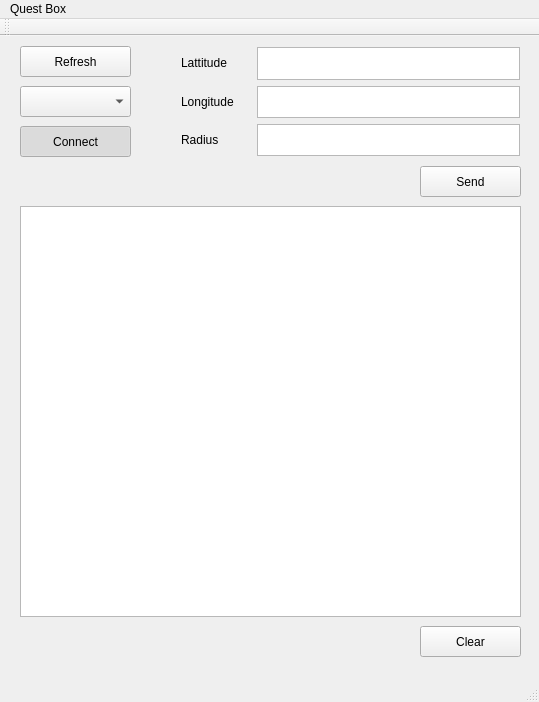
<?xml version="1.0" encoding="UTF-8"?>
<ui version="4.0">
 <class>MainWindow</class>
 <widget class="QMainWindow" name="MainWindow">
  <property name="geometry">
   <rect>
    <x>0</x>
    <y>0</y>
    <width>539</width>
    <height>702</height>
   </rect>
  </property>
  <property name="windowTitle">
   <string>MainWindow</string>
  </property>
  <widget class="QWidget" name="centralWidget">
   <widget class="QTextEdit" name="serialIn">
    <property name="geometry">
     <rect>
      <x>20</x>
      <y>170</y>
      <width>501</width>
      <height>411</height>
     </rect>
    </property>
   </widget>
   <widget class="QPushButton" name="pushButton">
    <property name="geometry">
     <rect>
      <x>420</x>
      <y>590</y>
      <width>101</width>
      <height>31</height>
     </rect>
    </property>
    <property name="text">
     <string>Clear</string>
    </property>
   </widget>
   <widget class="QPushButton" name="sendButton">
    <property name="geometry">
     <rect>
      <x>420</x>
      <y>130</y>
      <width>101</width>
      <height>31</height>
     </rect>
    </property>
    <property name="text">
     <string>Send</string>
    </property>
   </widget>
   <widget class="QPushButton" name="PortRefresh">
    <property name="geometry">
     <rect>
      <x>20</x>
      <y>10</y>
      <width>111</width>
      <height>31</height>
     </rect>
    </property>
    <property name="sizePolicy">
     <sizepolicy hsizetype="Fixed" vsizetype="Fixed">
      <horstretch>0</horstretch>
      <verstretch>0</verstretch>
     </sizepolicy>
    </property>
    <property name="minimumSize">
     <size>
      <width>111</width>
      <height>31</height>
     </size>
    </property>
    <property name="text">
     <string>Refresh</string>
    </property>
   </widget>
   <widget class="QPushButton" name="connectButton">
    <property name="geometry">
     <rect>
      <x>20</x>
      <y>90</y>
      <width>111</width>
      <height>31</height>
     </rect>
    </property>
    <property name="sizePolicy">
     <sizepolicy hsizetype="Fixed" vsizetype="Fixed">
      <horstretch>0</horstretch>
      <verstretch>0</verstretch>
     </sizepolicy>
    </property>
    <property name="minimumSize">
     <size>
      <width>111</width>
      <height>31</height>
     </size>
    </property>
    <property name="text">
     <string>Connect</string>
    </property>
    <property name="checkable">
     <bool>true</bool>
    </property>
    <property name="checked">
     <bool>true</bool>
    </property>
   </widget>
   <widget class="QTextEdit" name="latEdit">
    <property name="geometry">
     <rect>
      <x>257</x>
      <y>11</y>
      <width>263</width>
      <height>33</height>
     </rect>
    </property>
   </widget>
   <widget class="QComboBox" name="portBox">
    <property name="geometry">
     <rect>
      <x>20</x>
      <y>50</y>
      <width>111</width>
      <height>31</height>
     </rect>
    </property>
    <property name="sizePolicy">
     <sizepolicy hsizetype="Fixed" vsizetype="Fixed">
      <horstretch>0</horstretch>
      <verstretch>0</verstretch>
     </sizepolicy>
    </property>
    <property name="minimumSize">
     <size>
      <width>111</width>
      <height>31</height>
     </size>
    </property>
   </widget>
   <widget class="QTextEdit" name="lonEdit">
    <property name="geometry">
     <rect>
      <x>257</x>
      <y>50</y>
      <width>263</width>
      <height>32</height>
     </rect>
    </property>
   </widget>
   <widget class="QLabel" name="label_3">
    <property name="geometry">
     <rect>
      <x>181</x>
      <y>88</y>
      <width>71</width>
      <height>31</height>
     </rect>
    </property>
    <property name="text">
     <string>Radius</string>
    </property>
   </widget>
   <widget class="QLabel" name="label">
    <property name="geometry">
     <rect>
      <x>181</x>
      <y>11</y>
      <width>71</width>
      <height>31</height>
     </rect>
    </property>
    <property name="text">
     <string>Lattitude</string>
    </property>
   </widget>
   <widget class="QTextEdit" name="radiusEdit">
    <property name="geometry">
     <rect>
      <x>257</x>
      <y>88</y>
      <width>263</width>
      <height>32</height>
     </rect>
    </property>
   </widget>
   <widget class="QLabel" name="label_2">
    <property name="geometry">
     <rect>
      <x>181</x>
      <y>50</y>
      <width>71</width>
      <height>31</height>
     </rect>
    </property>
    <property name="text">
     <string>Longitude</string>
    </property>
   </widget>
  </widget>
  <widget class="QMenuBar" name="menuBar">
   <property name="geometry">
    <rect>
     <x>0</x>
     <y>0</y>
     <width>539</width>
     <height>25</height>
    </rect>
   </property>
   <widget class="QMenu" name="menuQuest_Box">
    <property name="title">
     <string>Quest Box</string>
    </property>
   </widget>
   <addaction name="menuQuest_Box"/>
  </widget>
  <widget class="QToolBar" name="mainToolBar">
   <attribute name="toolBarArea">
    <enum>TopToolBarArea</enum>
   </attribute>
   <attribute name="toolBarBreak">
    <bool>false</bool>
   </attribute>
  </widget>
  <widget class="QStatusBar" name="statusBar"/>
  <action name="actionPreferences">
   <property name="text">
    <string>Preferences</string>
   </property>
  </action>
 </widget>
 <layoutdefault spacing="6" margin="11"/>
 <resources/>
 <connections/>
</ui>
